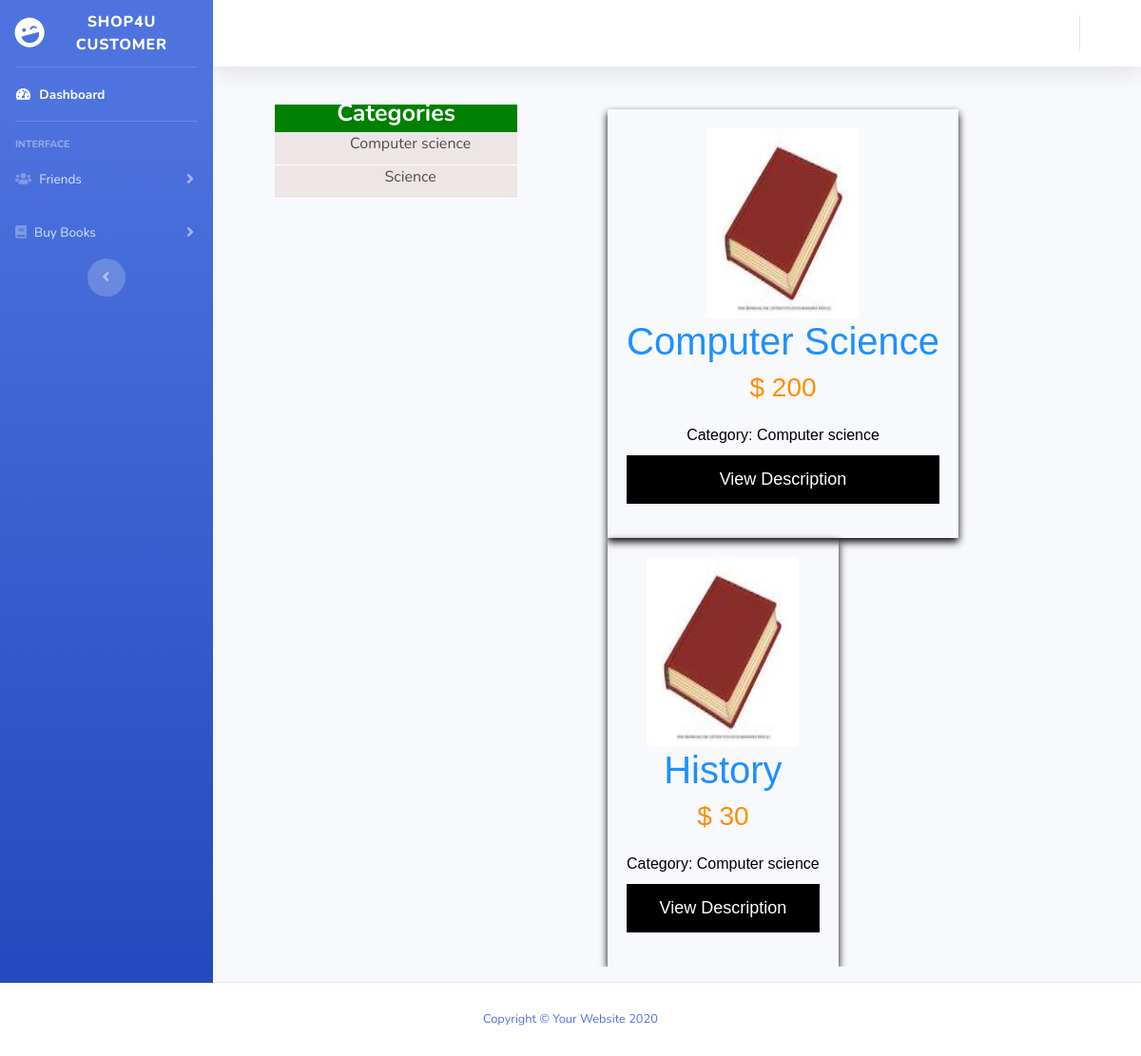
Page /customer/category.php?id=2 on the committed database.
### tables this page shows
CREATE TABLE IF NOT EXISTS `categories` (
  `categoryId` int(11) NOT NULL,
  `name` varchar(200) NOT NULL,
  `description` varchar(200) NOT NULL
);

CREATE TABLE IF NOT EXISTS `books` (
  `bookId` int(11) NOT NULL,
  `title` varchar(200) NOT NULL,
  `author` varchar(200) NOT NULL,
  `description` varchar(200) NOT NULL,
  `category` varchar(200) NOT NULL,
  `price` double NOT NULL,
  `image` text NOT NULL,
  `status` varchar(200) NOT NULL,
  `type` varchar(200) NOT NULL
);

### customer/category.php (the view, shortened to what this page needs)
<!DOCTYPE html>
<html lang="en">
<head>
    <link href="vendor/fontawesome-free/css/all.min.css" rel="stylesheet" type="text/css">
    <link href="css/sb-admin-2.min.css" rel="stylesheet">
    <link rel="stylesheet" type="text/css" href="style.css">
</head>
<body id="page-top">
    <div id="wrapper">
        <ul class="navbar-nav bg-gradient-primary sidebar sidebar-dark accordion" id="accordionSidebar">
            <a class="sidebar-brand d-flex align-items-center justify-content-center" href="index.html">
                <div class="sidebar-brand-icon rotate-n-15">
                    <i class="fas fa-laugh-wink"></i>
                </div>
                <div class="sidebar-brand-text mx-3">Shop4U Customer<sup></sup></div>
            </a>
            <hr class="sidebar-divider my-0">
            <li class="nav-item active">
                <a class="nav-link" href="index.php">
                    <i class="fas fa-fw fa-tachometer-alt"></i>
                    <span>Dashboard</span></a>
            </li>
            <hr class="sidebar-divider">
            <div class="sidebar-heading">
                Interface
            </div>
            <li class="nav-item">
                <a class="nav-link collapsed" href="#" data-toggle="collapse" data-target="#collapseTwo"
                    aria-expanded="true" aria-controls="collapseTwo">
                   <i class="fas fa-solid fa-users"></i>
                    <span>Friends</span>
                </a>
            </li>
            <li class="nav-item">
                <a class="nav-link collapsed" href="#" data-toggle="collapse" data-target="#collapseUtilities"
                    aria-expanded="true" aria-controls="collapseUtilities">
                    <i class="fas fa-solid fa-book"></i>
                    <span>Buy Books</span>
                </a>
            </li>
            <div class="text-center d-none d-md-inline">
                <button class="rounded-circle border-0" id="sidebarToggle"></button>
            </div>
        </ul>
        <div id="content-wrapper" class="d-flex flex-column">
            <div id="content">
                <nav class="navbar navbar-expand navbar-light bg-white topbar mb-4 static-top shadow">
                    <ul class="navbar-nav ml-auto">
                        <li class="nav-item dropdown no-arrow">
                            <a class="nav-link dropdown-toggle" href="#" id="userDropdown" role="button"
                                data-toggle="dropdown" aria-haspopup="true" aria-expanded="false">
                            </a>
                        </li>
                    </ul>
                </nav>
                        <div class="card-header py-3">
                            <div id="primary_right">
                    <br>
            <div class="ta">
            <div class="td">
            <div class="tb">
<div class="title_box">Categories</div>
      <ul class="left_menu">
        <?php
            categories();
        ?>
                            <div class="right_menu">
                <?php
                            $id = $_GET['id'];
                            $result = mysql_query("SELECT* from books inner JOIN categories on books.category=categories.categoryId where categoryId='$id'") or die(mysql_error());
                            $res = mysql_numrows($result);
                            if($res == 0){
                                echo '<div class="productinfo">';
                            echo '<image src = "images/images.png" width="160" height="200">';
                            echo'<h2> <font color="black" size="3px">No Product Available in this Category</h2></font>';
                            echo'<p><button><a href="#"><font color="white" name="btn">View Description</font></button></p>';
                            echo'</div>';
                            }else {
                            while($row=mysql_fetch_array($result)){
                                                            echo '<div class="productinfo">';
                            echo '<image src = "../admin/images/books/'.$row['image'].'" width="160" height="200">';
                            echo'<h1><font color="dodgerblue">'.$row['title'].'</font></h1>';
                            echo'<h3><font color="darkorange">$ '.$row['price'].'</h3></font>';
                            echo'<h2> <font color="black" size="3px">Category: '.$row['name'].'</h2></font>';
                            echo'<p><button><a href="book-details.php?id='. $row['bookId'] . '"><font color="white" name="btn">View Description</font></button></p>';
                            echo'</div>';
                            }
                        }
                            ?>
</div>
</div>
</div>
</div>
                        </div>
                        </div>
                    </div>
</body>
</html>
<?php
function categories(){
        $query = mysql_query("SELECT * FROM categories") or die (mysql_error());
        while($row = mysql_fetch_array($query)){
                echo "<li class = 'even'><a href ='category.php?id=".$row['categoryId']."'>".$row['name']."</a></li>";
            }
        echo "</ul>";
        }
        ?>
            <footer class="sticky-footer bg-white">
                <div class="container my-auto">
                    <div class="copyright text-center my-auto">
                        <span>Copyright &copy; Your Website 2020</span>
                    </div>
                </div>
            </footer>
</body>
</html>

### customer/style.css (style rules this page uses)
#primary_right { margin-top: 00px; text-align: center; margin-left:-255px; min-height:500px; overflow:hidden; }
.title_box { width:30%; height:35px; margin-top: -150px; background: green; text-align:center; font-size:25px; font-weight:bold; color:#fff; line-height:30px; }
ul.left_menu { width:30%; padding:0px; margin-left: 0px; list-style:none; }
ul.left_menu li { margin:0px; list-style:none; }
ul.left_menu li.even a { height:35px; display:block; background:url(images/checked.png) no-repeat left #eee6e6; background-position:5px 5px; border-bottom:1px #FFFFFF solid; text-decoration:none; text-align: center; color:#504b4b; padding:0 0 0 30px; line-height:25px; }
.right_menu { margin-left: 350px; margin-top: -110px; clear: all; margin-right: 0px; clear: both; }
.ta { margin-left: 280px; margin-right: 20px; margin-bottom: 100px; }
.td { width: 100%; float: left; margin-top: 100px; border-radius: 5px; clear: both; }
.tb { padding: 20px; }
.productinfo { padding: 20px; float: left; box-shadow: 0 4px 8px 0 rgba(0,0,0.2); margin-left: 0px; margin-top: 0px; text-align: center; font-family: arial; }
.productinfo button { border:none; outline: 0; padding: 12px; color: white; background-color: #000; text-align: center; cursor: pointer; width: 100%; font-size: 18px; text-decoration: none; }
.productinfo p { text-align: left; }
.productinfo a { text-decoration: none; }

### rows in the picture
categories: name "Computer science"
categories: name "Science"
books: image (picture), title "Computer Science", price "200", categories.name "Computer science"
books: image (picture), title "History", price "30", categories.name "Computer science"
